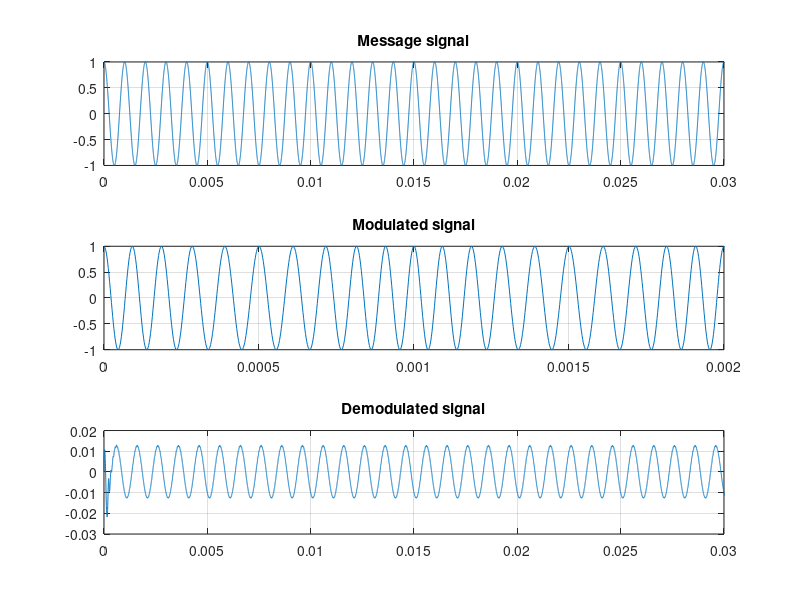

The MATLAB script that drew this image:
%implement the baseband delay FM demodulator
clear all;
close all;
fs = 500000; %sampling frequency
t = 0:1/fs:1-1/fs;
ac = 1;
fc=10000;fm=1000;
%carrier signal
ct = ac*cos(2*pi*fc*t);

%message signal
mt=cos(2*pi*fm*t);
figure(1);
subplot(3,1,1)
plot(t,mt);
title('Message signal');
xlim([0,0.03]);
grid on;

%FM signal
B=1; %beta
xfm = cos(2*pi*fc*t + B*sin(2*pi*fm*t));
subplot(3,1,2)
plot(t,xfm);
title('Modulated signal');
xlim([0,0.002]);
grid on;
yi=xfm.*cos(2*pi*fc*t);
yq=xfm.*sin(2*pi*fc*t);

%defining butterworth filter
[b,a] = butter(10,1*fc/(fs/2));

%filtered signals
yi2=filter(b,a,yi);
yq2=filter(b,a,yq);
y = complex(yi2,yq2);

%delaying y by one unit and taking the conjugate
ydel=zeros(size(y));
n=1;
ydel(n+1:end)=y(1:end-n);
yconj=conj(ydel);

wn=y.*yconj;

%demodulated signal
vn=angle(wn);

subplot(3,1,3)
plot(t,vn);
title('Demodulated signal');
xlim([0,0.03]);
ylim([-0.03,0.02])
grid on;
